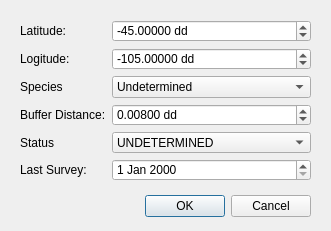
<?xml version="1.0" encoding="UTF-8"?>
<ui version="4.0">
 <class>NewRaptorDialogBase</class>
 <widget class="QDialog" name="NewRaptorDialogBase">
  <property name="geometry">
   <rect>
    <x>0</x>
    <y>0</y>
    <width>331</width>
    <height>231</height>
   </rect>
  </property>
  <property name="windowTitle">
   <string>Add New Raptor</string>
  </property>
  <widget class="QDialogButtonBox" name="button_box">
   <property name="geometry">
    <rect>
     <x>30</x>
     <y>190</y>
     <width>281</width>
     <height>32</height>
    </rect>
   </property>
   <property name="orientation">
    <enum>Qt::Horizontal</enum>
   </property>
   <property name="standardButtons">
    <set>QDialogButtonBox::Cancel|QDialogButtonBox::Ok</set>
   </property>
  </widget>
  <widget class="QWidget" name="formLayoutWidget">
   <property name="geometry">
    <rect>
     <x>20</x>
     <y>20</y>
     <width>291</width>
     <height>161</height>
    </rect>
   </property>
   <layout class="QFormLayout" name="lytForm">
    <item row="0" column="0">
     <widget class="QLabel" name="latitudeLabel">
      <property name="text">
       <string>Latitude:</string>
      </property>
     </widget>
    </item>
    <item row="0" column="1">
     <widget class="QDoubleSpinBox" name="spbLatitude">
      <property name="suffix">
       <string> dd</string>
      </property>
      <property name="decimals">
       <number>5</number>
      </property>
      <property name="minimum">
       <double>-90.000000000000000</double>
      </property>
      <property name="maximum">
       <double>90.000000000000000</double>
      </property>
      <property name="singleStep">
       <double>0.001000000000000</double>
      </property>
      <property name="value">
       <double>-45.000000000000000</double>
      </property>
     </widget>
    </item>
    <item row="1" column="0">
     <widget class="QLabel" name="logitudeLabel">
      <property name="text">
       <string>Logitude:</string>
      </property>
     </widget>
    </item>
    <item row="1" column="1">
     <widget class="QDoubleSpinBox" name="spbLongitude">
      <property name="suffix">
       <string> dd</string>
      </property>
      <property name="decimals">
       <number>5</number>
      </property>
      <property name="minimum">
       <double>-180.000000000000000</double>
      </property>
      <property name="maximum">
       <double>180.000000000000000</double>
      </property>
      <property name="singleStep">
       <double>0.001000000000000</double>
      </property>
      <property name="value">
       <double>-105.000000000000000</double>
      </property>
     </widget>
    </item>
    <item row="2" column="0">
     <widget class="QLabel" name="speciesLabel">
      <property name="text">
       <string>Species</string>
      </property>
     </widget>
    </item>
    <item row="2" column="1">
     <widget class="QComboBox" name="cmbSpecies">
      <item>
       <property name="text">
        <string>Undetermined</string>
       </property>
      </item>
      <item>
       <property name="text">
        <string>Red-tail Hawk</string>
       </property>
      </item>
      <item>
       <property name="text">
        <string>Swainsons Hawk</string>
       </property>
      </item>
      <item>
       <property name="text">
        <string>Northern Harrier</string>
       </property>
      </item>
     </widget>
    </item>
    <item row="3" column="0">
     <widget class="QLabel" name="bufferDistanceLabel">
      <property name="text">
       <string>Buffer Distance:</string>
      </property>
     </widget>
    </item>
    <item row="3" column="1">
     <widget class="QDoubleSpinBox" name="spbBuffer">
      <property name="suffix">
       <string> dd</string>
      </property>
      <property name="decimals">
       <number>5</number>
      </property>
      <property name="maximum">
       <double>0.100000000000000</double>
      </property>
      <property name="singleStep">
       <double>0.001000000000000</double>
      </property>
      <property name="value">
       <double>0.008000000000000</double>
      </property>
     </widget>
    </item>
    <item row="4" column="0">
     <widget class="QLabel" name="statusLabel">
      <property name="text">
       <string>Status</string>
      </property>
     </widget>
    </item>
    <item row="4" column="1">
     <widget class="QComboBox" name="cmbStatus">
      <item>
       <property name="text">
        <string>UNDETERMINED</string>
       </property>
      </item>
      <item>
       <property name="text">
        <string>ACTIVE NEST</string>
       </property>
      </item>
      <item>
       <property name="text">
        <string>INACTIVE NEST</string>
       </property>
      </item>
      <item>
       <property name="text">
        <string>FLEDGED NEST</string>
       </property>
      </item>
     </widget>
    </item>
    <item row="5" column="0">
     <widget class="QLabel" name="lastSurveyLabel">
      <property name="text">
       <string>Last Survey:</string>
      </property>
     </widget>
    </item>
    <item row="5" column="1">
     <widget class="QDateEdit" name="dteLast"/>
    </item>
   </layout>
  </widget>
 </widget>
 <resources/>
 <connections>
  <connection>
   <sender>button_box</sender>
   <signal>accepted()</signal>
   <receiver>NewRaptorDialogBase</receiver>
   <slot>accept()</slot>
   <hints>
    <hint type="sourcelabel">
     <x>20</x>
     <y>20</y>
    </hint>
    <hint type="destinationlabel">
     <x>20</x>
     <y>20</y>
    </hint>
   </hints>
  </connection>
  <connection>
   <sender>button_box</sender>
   <signal>rejected()</signal>
   <receiver>NewRaptorDialogBase</receiver>
   <slot>reject()</slot>
   <hints>
    <hint type="sourcelabel">
     <x>20</x>
     <y>20</y>
    </hint>
    <hint type="destinationlabel">
     <x>20</x>
     <y>20</y>
    </hint>
   </hints>
  </connection>
 </connections>
</ui>
